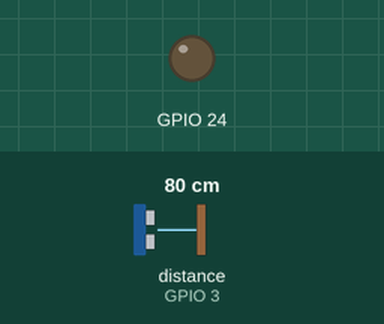
A program run on a simulated Raspberry Pi (BCM pin numbers). Parts: output pins drawn as LEDs (lit = HIGH). Inputs (shaded band) come from the test bench; at power-on: distance to the obstacle (sensor on GPIO 3) 80 cm. The echo pulse lasts 58.3 µs per cm; the clock reads 2024-03-15 10:24:30 at power-on unless the program sets it; pins used as bus, display or sensor lines are not drawn; what the program prints to the terminal is not drawn.

Above: at 1.2 s.
1.3 s: distance to the obstacle (sensor on GPIO 3) set to 2 cm
At 2.3 s:
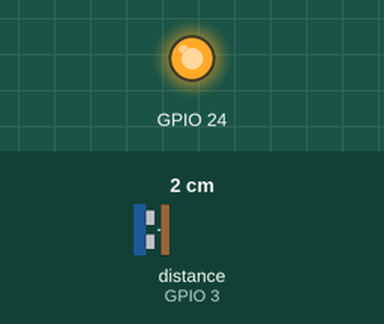
Timing chart, 0 to 4.3 s (numbered marks = the images above; inputs shaded):
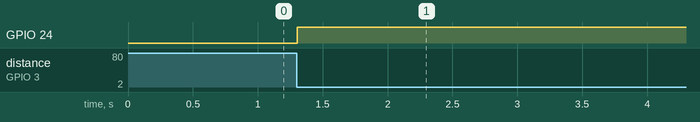

Measured:
- after the input at 1.3 s, GPIO 24: LOW → HIGH at once

The program:

distance-measure-ultrasonic-continious-buzzing.py
```python
'''
BEEPING IF THE DISTANCE IS LESS THAN 5CM

'''
import RPi.GPIO as GPIO
import time
GPIO.setmode(GPIO.BCM)
TRIG = 02
ECHO = 03
BUZZER = 24

print("Distance Measurement in Progress")
GPIO.setup(TRIG, GPIO.OUT)
GPIO.setup(ECHO, GPIO.IN)
GPIO.setup(BUZZER, GPIO.OUT)
distance = 10
isBuzzing = False
GPIO.output(BUZZER, False)

def get_Distance():
    GPIO.output(TRIG, False)
    GPIO.output(TRIG, True)
    # 10 micro sec
    time.sleep(0.00001)
    GPIO.output(TRIG, False)
    while GPIO.input(ECHO) == 0:
        pulse_start = time.time()
    while GPIO.input(ECHO) == 1:
        pulse_end = time.time()
    pulse_duration = pulse_end - pulse_start
    distance = pulse_duration * 17150
    distance = round(distance, 2)
    print("Distance: ", distance, "cm")
    return distance


while True:
    distance = get_Distance()
    if distance < 5 and not isBuzzing:
        GPIO.output(BUZZER, True)
        print("Buzzing")
    else:
        GPIO.output(BUZZER, False)

GPIO.cleanup()
```
